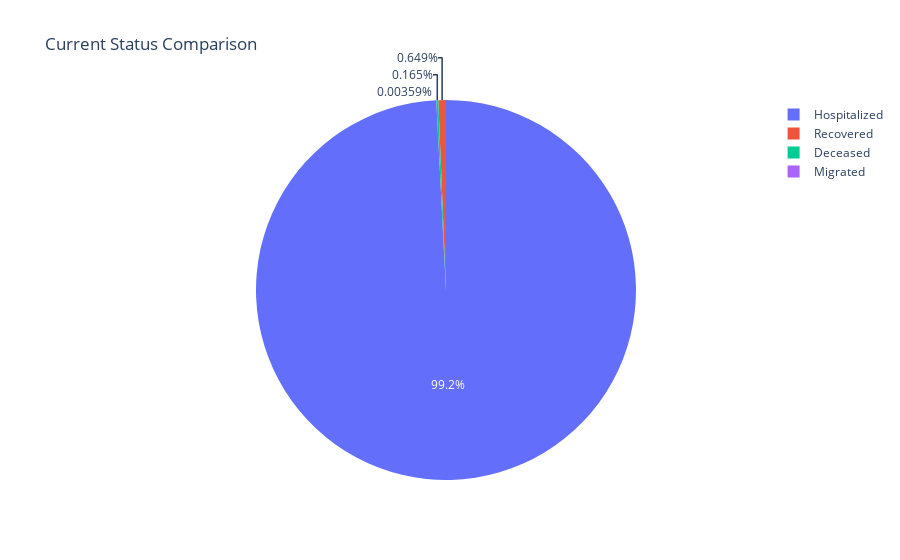

Notebook code for this chart:
### Code cell
individualDetail.current_status.unique()#Current Status
current_status=individualDetail.groupby('current_status').count().reset_index()
px.pie(current_status.id,names=current_status.current_status,values=current_status.id,title="Current Status Comparison")

### Figure 1 — Plotly figure (JSON) as saved in the notebook; plotly's stock layout.template omitted (floating-point values rounded to 4 significant figures)
{"data": [{"domain": {"x": [0, 1], "y": [0, 1]}, "hovertemplate": "label=%{label}<br>value=%{value}<extra></extra>", "labels": ["Deceased", "Hospitalized", "Migrated", "Recovered"], "legendgroup": "", "name": "", "showlegend": true, "type": "pie", "values": [46, 27662, 1, 181]}], "layout": {"legend": {"tracegroupgap": 0}, "title": {"text": "Current Status Comparison"}}}
